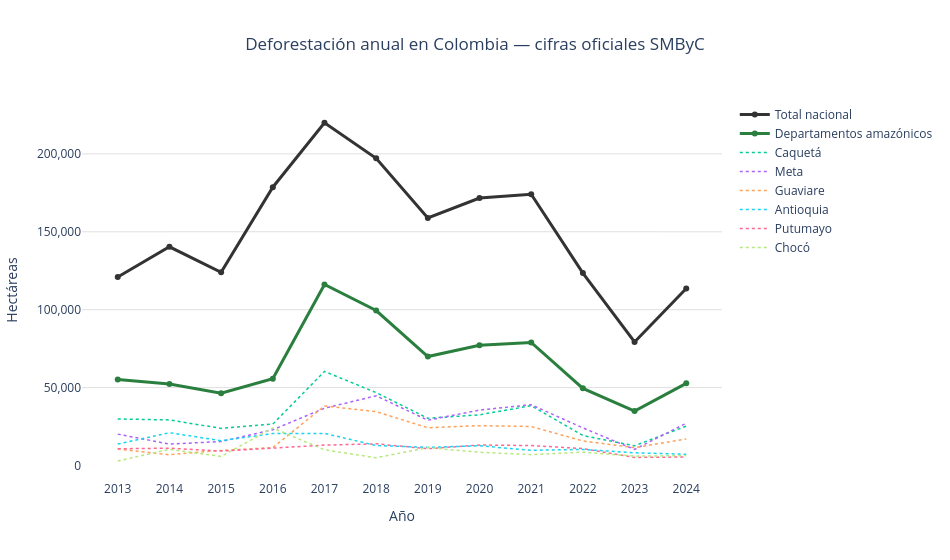

Notebook code for this chart:
### Code cell
fig = go.Figure()
fig.add_trace(go.Scatter(
    x=serie_nacional.index, y=serie_nacional.values,
    name="Total nacional", mode="lines+markers", line=dict(width=3, color="#333333"),
))
fig.add_trace(go.Scatter(
    x=serie_amazonia.index, y=serie_amazonia.values,
    name="Departamentos amazónicos", mode="lines+markers", line=dict(width=3, color="#2a7f3f"),
))
for nombre, fila in top_departamentos.iterrows():
    fig.add_trace(go.Scatter(
        x=fila.index, y=fila.values, name=str(nombre).title(),
        mode="lines", line=dict(width=1.5, dash="dot"),
    ))
fig.update_layout(
    title=dict(text="Deforestación anual en Colombia — cifras oficiales SMByC", x=0.5),
    xaxis=dict(title="Año", tickmode="linear", dtick=1),
    yaxis=dict(title="Hectáreas", tickformat=",.0f", gridcolor="#e0e0e0"),
    width=950, height=560,
    plot_bgcolor="white", paper_bgcolor="white",
    hovermode="x unified",
)
fig.show()

### Figure 1 — Plotly figure (JSON) as saved in the notebook; plotly's stock layout.template omitted (floating-point values rounded to 4 significant figures)
{"data": [{"line": {"color": "#333333", "width": 3}, "mode": "lines+markers", "name": "Total nacional", "type": "scatter", "x": [2013, 2014, 2015, 2016, 2017, 2018, 2019, 2020, 2021, 2022, 2023, 2024], "y": [120938, 140356, 124035, 178597, 219973, 197159, 158894, 171685, 174103, 123500.0, 79260.0, 113600.0]}, {"line": {"color": "#2a7f3f", "width": 3}, "mode": "lines+markers", "name": "Departamentos amazónicos", "type": "scatter", "x": [2013, 2014, 2015, 2016, 2017, 2018, 2019, 2020, 2021, 2022, 2023, 2024], "y": [55192, 52233, 46393, 55731, 116161, 99450, 69927, 77197, 78956, 49506, 34910.0, 52700.0]}, {"line": {"dash": "dot", "width": 1.5}, "mode": "lines", "name": "Caquetá", "type": "scatter", "x": [2013, 2014, 2015, 2016, 2017, 2018, 2019, 2020, 2021, 2022, 2023, 2024], "y": [29844, 29245, 23812, 26544, 60373, 46765, 30317, 32522, 38383, 19193, 12650.0, 25260.0]}, {"line": {"dash": "dot", "width": 1.5}, "mode": "lines", "name": "Meta", "type": "scatter", "x": [2013, 2014, 2015, 2016, 2017, 2018, 2019, 2020, 2021, 2022, 2023, 2024], "y": [20126, 13727, 15369, 22925, 36748, 44712, 29061, 35556, 38993, 24109, 10310.0, 27110.0]}, {"line": {"dash": "dot", "width": 1.5}, "mode": "lines", "name": "Guaviare", "type": "scatter", "x": [2013, 2014, 2015, 2016, 2017, 2018, 2019, 2020, 2021, 2022, 2023, 2024], "y": [10569, 6892, 9634, 11456, 38221, 34527, 24220, 25553, 25021, 15721, 11470.0, 16940.0]}, {"line": {"dash": "dot", "width": 1.5}, "mode": "lines", "name": "Antioquia", "type": "scatter", "x": [2013, 2014, 2015, 2016, 2017, 2018, 2019, 2020, 2021, 2022, 2023, 2024], "y": [13736, 21032, 15888, 20494, 20592, 12820, 11601, 12645, 9751, 10290, 8139.0, 7207.0]}, {"line": {"dash": "dot", "width": 1.5}, "mode": "lines", "name": "Putumayo", "type": "scatter", "x": [2013, 2014, 2015, 2016, 2017, 2018, 2019, 2020, 2021, 2022, 2023, 2024], "y": [10720, 11106, 9214, 11117, 13070, 13903, 10759, 13141, 12804, 10852, 5169.0, 5451.0]}, {"line": {"dash": "dot", "width": 1.5}, "mode": "lines", "name": "Chocó", "type": "scatter", "x": [2013, 2014, 2015, 2016, 2017, 2018, 2019, 2020, 2021, 2022, 2023, 2024], "y": [2874, 10353, 5813, 24025, 10046, 4946, 11457, 8485, 6963, 8569, 5974.0, 6336.0]}], "layout": {"height": 560, "hovermode": "x unified", "paper_bgcolor": "white", "plot_bgcolor": "white", "title": {"text": "Deforestación anual en Colombia — cifras oficiales SMByC", "x": 0.5}, "width": 950, "xaxis": {"dtick": 1, "tickmode": "linear", "title": {"text": "Año"}}, "yaxis": {"gridcolor": "#e0e0e0", "tickformat": ",.0f", "title": {"text": "Hectáreas"}}}}
